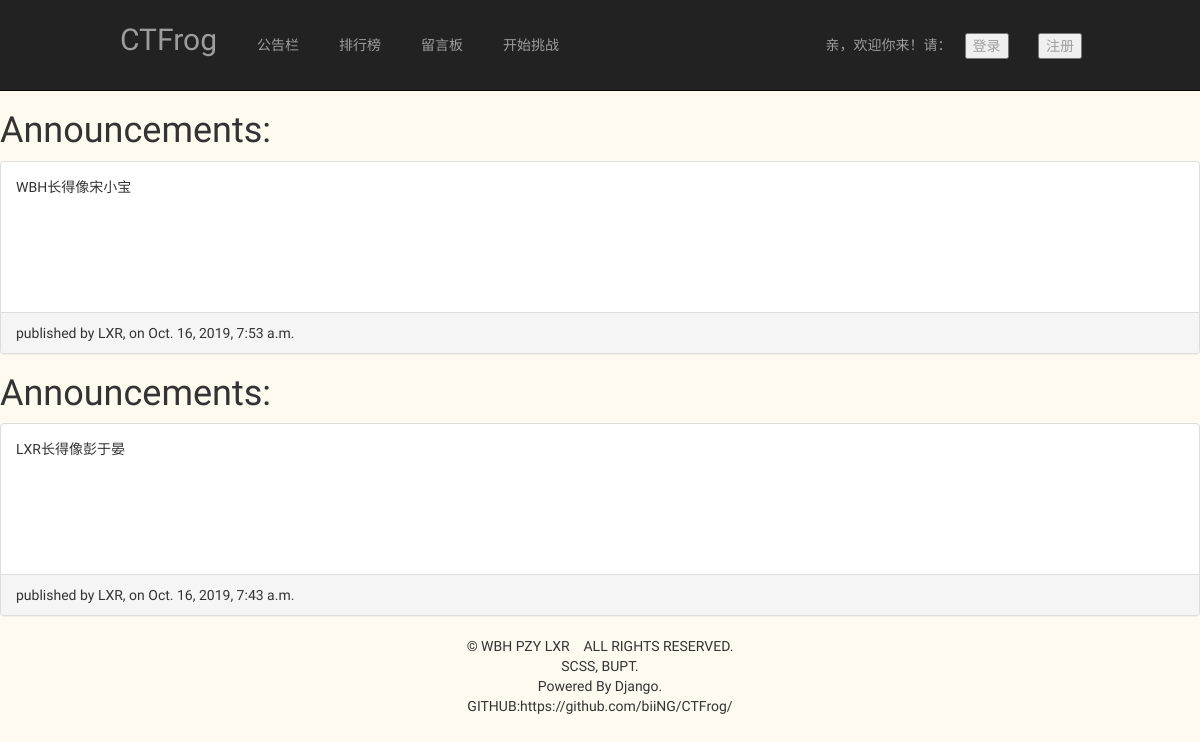
Page /announcement/ on the earlier database version.
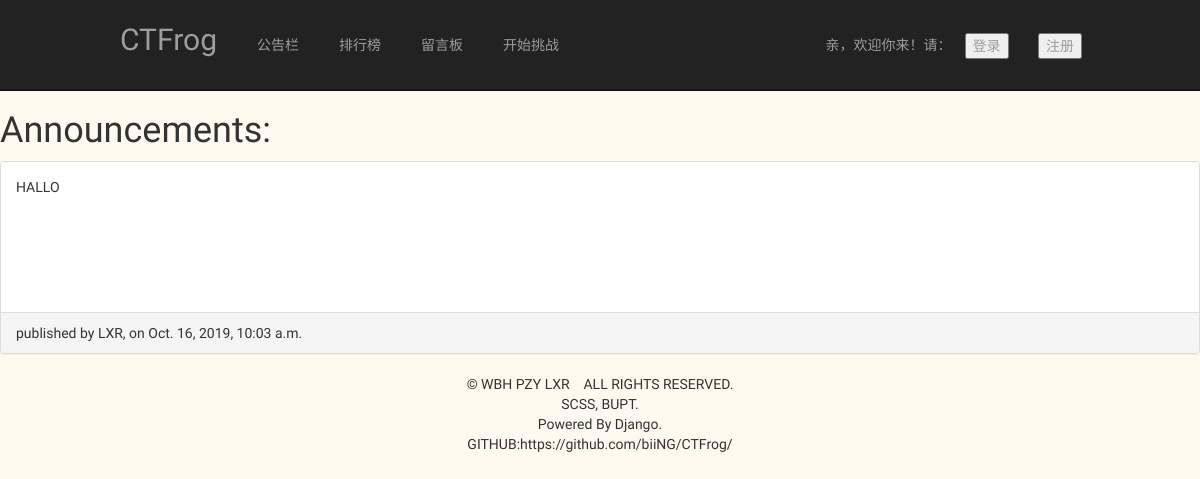
Same page on the later database version.
### announcement/models.py (models this page shows, shortened)
class Announcement(models.Model):
    announcement_text = models.CharField(
        max_length=500, verbose_name='Announcement')
    pub_date = models.DateTimeField('date published')
    pub_user = models.CharField(
        max_length=100, verbose_name='user who publish')
    def was_published_recently(self):
        '''
        if the announcement was published in the past 15 days, this will return true
        '''
        now = timezone.now()
        return now >= self.pub_date >= now-datetime.timedelta(days=15)
    was_published_recently.admin_order_field = 'pub_date'
    was_published_recently.boolean = True
    was_published_recently.short_description = 'Published Recently?'

### announcement/views.py (the view)
# urls.py: path('', views.IndexView.as_view(), name="index"),
class IndexView(generic.ListView):
    template_name = 'announcement/index.html'
    context_object_name = 'announcement_list'
    def get_queryset(self):
        return Announcement.objects.filter(
            pub_date__lte=timezone.now()
        ).order_by('-pub_date')

### announcement/templates/announcement/index.html (shortened to what this page needs)
{% extends 'navigationbar.html' %}
{% block custombody %}
{% if announcement_list %}
{% for announcement in announcement_list %}
<h1>Announcements:</h1>
<div class="panel panel-default">
    <div class="panel-body">
        {{ announcement.announcement_text }}
        <br><br><br><br><br><br>
    </div>
    <div class="panel-footer">
        published by {{  announcement.pub_user }}, on {{ announcement.pub_date}}
    </div>
</div>
{% endfor %}
{% else %}
<div class="panel panel-default">
    <div class="panel-body">
        No announcements available!!
    </div>
</div>
{% endif %}
{% endblock %}

### templates/navigationbar.html (shortened to what this page needs)
{% load staticfiles %}
<!DOCTYPE html>
<html lang="zh">
<head>
    <link rel="stylesheet" type="text/css" href="{% static 'bootstrap/css/bootstrap.min.css' %}">
    <link rel="stylesheet" type="text/css" href="{% static 'css/navi-bar.css' %}">
</head>
<body>
    <nav class="navbar navbar-default navbar-static-top navbar-inverse" role="navigation">
        <div class="container-fluid">
            <div class="navbar-header">
                <a class="navbar-brand" style="font-size: 30px;line-height:10px" href="/home/">CTFrog</a>
            </div>
            <div>
                <ul class="nav navbar-nav">
                    <li><a href="/announcement/">公告栏</a></li>
                    <li><a href="/rank/">排行榜</a></li>
                    <li><a href="/messageboard/">留言板</a></li>
                    <li><a href="/challenge/">开始挑战</a></li>
                </ul>
            </div>
            <div>
                <ul style="height: 30px;line-height:50px" class="nav navbar-nav navbar-right">
                    {% if not request.session.is_login %}
                    <li style="color: #9d9d9d">亲，欢迎你来！请：</li>
                    <a href="{% url 'user:login'%}" , class="btn btn-link ">
                        <button type="button">登录</button>
                    </a>
                    <a href="{% url 'user:register' %}" , class="btn btn-link ">
                        <button type="button">注册</button>
                    </a>
                    {% endif %}
                </ul>
            </div>
        </div>
    </nav>
    {% block custombody %}
    {% endblock %}
    <footer style="text-align:center;">
        © WBH PZY LXR &nbsp;&nbsp; ALL RIGHTS RESERVED.<br />
        SCSS, BUPT.<br />
        Powered By Django.<br />
        GITHUB:<a href="https://github.com/biiNG/CTFrog/">https://github.com/biiNG/CTFrog/</a>
    </footer>
</body>
</html>

### static/css/navi-bar.css (style rules this page uses)
body { background: linear-gradient(#fffaf0, #fffaf0); font-family: 'Ubuntu'; }
a { text-decoration: none; color: inherit; }
.container-fluid { margin-right: auto; margin-left: auto; padding: 20px 120px 20px; }
@media screen and (max-width: 1200px) { li { padding-left: 10px; } }

Differences in the rows shown:
removed Announcement: announcement_text "WBH长得像宋小宝", pub_user "LXR", pub_date "Oct. 16, 2019, 7:53 a.m."
removed Announcement: announcement_text "LXR长得像彭于晏", pub_user "LXR", pub_date "Oct. 16, 2019, 7:43 a.m."
added Announcement: announcement_text "HALLO", pub_user "LXR", pub_date "Oct. 16, 2019, 10:03 a.m."
